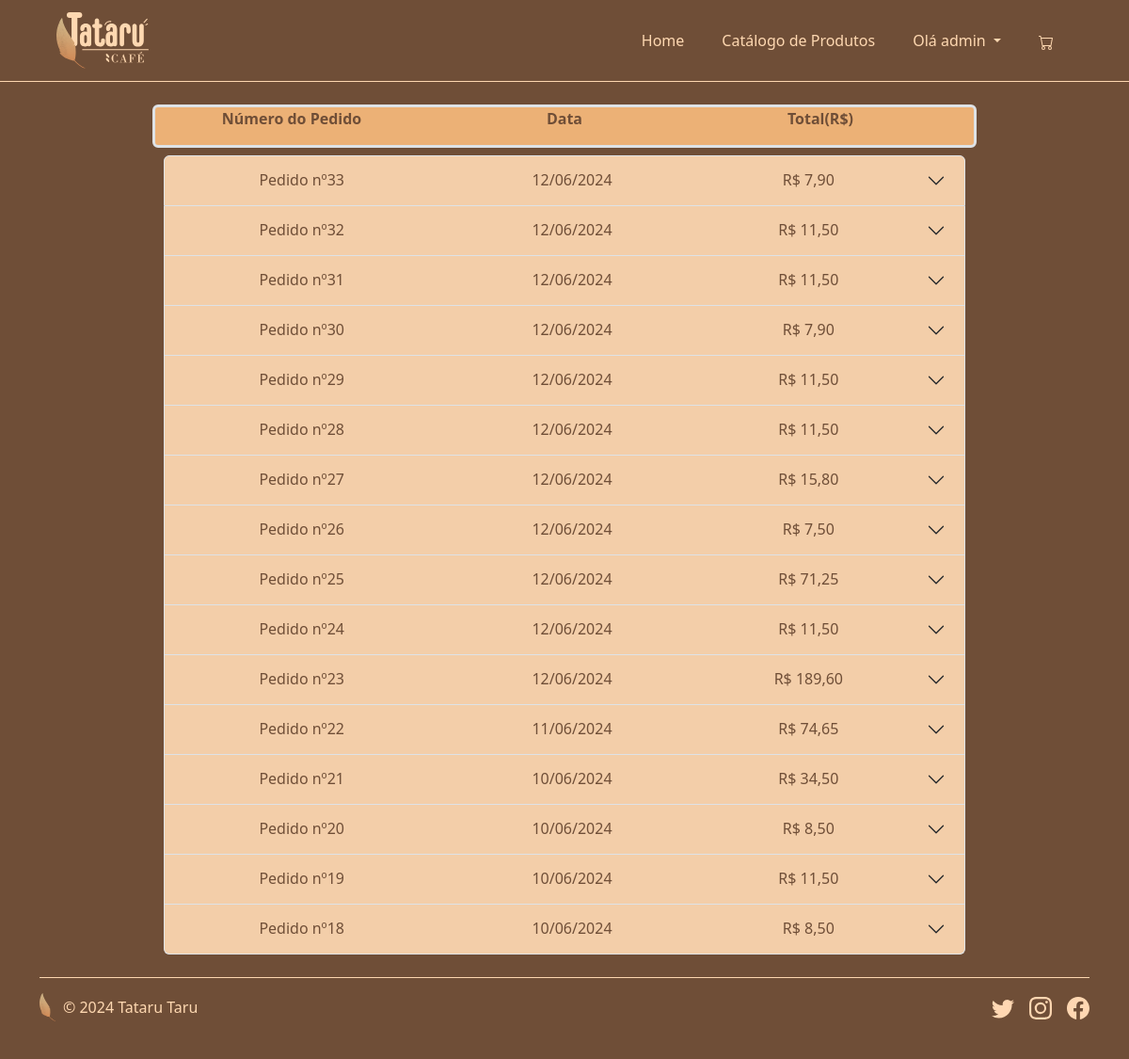
Screenshot of /lista-pedidos.php (signed in) with the database file from the repository.
### tables this page shows
CREATE TABLE `pedidos` (
  `id` bigint(20) UNSIGNED NOT NULL,
  `cliente_id` bigint(20) UNSIGNED NOT NULL,
  `data` datetime NOT NULL,
  `total` double NOT NULL,
  `apagado` tinyint(1) NOT NULL
);

### lista-pedidos.php (the view, shortened to what this page needs)
<!DOCTYPE html>
<html lang="en">
<head>
    <link href="https://cdn.jsdelivr.net/npm/bootstrap@5.3.3/dist/css/bootstrap.min.css" rel="stylesheet">
    <link rel="stylesheet" href="css/style.css">
</head>
<body class="body-general">
    <?php
    include 'navbar.php';
    include_once 'conexao.php';
    if(isset($_SESSION['user_id']) && $_SESSION['user_id'] >= 0) {
        $sql = "SELECT id, `data`, total FROM pedidos WHERE cliente_id=$_SESSION[user_id] ORDER BY `data` DESC ";
        $lista_pedidos = $conn->prepare($sql);
        $lista_pedidos->execute();
        $lista_pedidos = $lista_pedidos->fetchAll();
        ?>
        <div class="container text-center w-75 mt-4 px-4" >
                    <div class="row pb-3 row-cols-3 border border-3 rounded align-items-center card-custom" >
                        <div class="col"><strong>Número do Pedido</strong></div>
                        <div class="col"><strong>Data</strong></div>
                        <div class="col pe-5"><strong>Total(R$)</strong></div>
                    </div>
            <div class="accordion mt-2" id="accordion-pedidos">
                <?php
                    foreach($lista_pedidos as $pedido) {?>
                    <div class="accordion-item">
                        <h2 class="accordion-header">
                            <button class="accordion-button collapsed accordion-button-custom" type="button" data-bs-toggle="collapse" data-bs-target="#collapse-<?php echo $pedido['id']?>" aria-expanded="false" aria-controls="collapse-<?php echo $pedido['id']?>">
                                <div class="container text-center">
                                    <div class="row row-col-3">
                                            <div class="col pe-5">Pedido nº<?php echo $pedido['id'] ?></div>
                                            <div class="col"><?php echo date_format(date_create($pedido['data']),"d/m/Y")?></div>
                                            <div class="col">R$ <?php echo number_format($pedido['total'],2,",") ?></div>
                                    </div>
                                </div>
                            </button>
                        </h2>
                    </div>
                <?php }
                ?>
            </div>
        </div>
    <?php } else {
    }
    ?>
    <?php include 'footer.php';?>
</body>
</html>

### css/style.css (style rules this page uses)
:root { --cor-de-fundo: #6F4E37; --cor-de-fundo-escura: #583b26; --cor-de-fundo-clara: #583b26b4; --cor-secundaria: #A67B5B; --cor-terciaria: #ECB176; --cor-terciaria-clara: rgba(236, 177, 118, 0.623); --cor-terciaria-clara-escura: rgba(236, 177, 118, 0.767); --cor-terciaria-clarissima: rgba(236, 177, 118, 0.247); --cor-da-fonte: #FED8B1; --cor-da-fonte-rgb: rgb(254, 216, 177); --cor-da-fonte-clara: rgba(254, 216, 177, 0.712); --cor-border: #aa8663; --cor-btn-bg: #D2649A; --cor-btn-bg-hover:#a1386b; --cor-btn-border: #00000000; --cor-btn-fonte: #ffffff; }
.body-general { background-color: var(--cor-de-fundo); color: var(--cor-da-fonte); }
.card-custom { background-color: var(--cor-terciaria); border: 1px, solid, var(--cor-border); color: var(--cor-de-fundo); }
.accordion-button-custom { --bs-accordion-btn-bg: var(--cor-terciaria-clara); --bs-accordion-btn-color: var(--cor-de-fundo); --bs-accordion-active-bg: var(--cor-terciaria-clara-escura); --bs-accordion-active-color: var(--cor-de-fundo); }

### rows the page displays
pedidos: id "33", data "12/06/2024", total "7,90"
pedidos: id "32", data "12/06/2024", total "11,50"
pedidos: id "31", data "12/06/2024", total "11,50"
pedidos: id "30", data "12/06/2024", total "7,90"
pedidos: id "29", data "12/06/2024", total "11,50"
pedidos: id "28", data "12/06/2024", total "11,50"
pedidos: id "27", data "12/06/2024", total "15,80"
pedidos: id "26", data "12/06/2024", total "7,50"
pedidos: id "25", data "12/06/2024", total "71,25"
pedidos: id "24", data "12/06/2024", total "11,50"
pedidos: id "23", data "12/06/2024", total "189,60"
pedidos: id "22", data "11/06/2024", total "74,65"
pedidos: id "21", data "10/06/2024", total "34,50"
pedidos: id "20", data "10/06/2024", total "8,50"
pedidos: id "19", data "10/06/2024", total "11,50"
pedidos: id "18", data "10/06/2024", total "8,50"

### other values shown
$_SESSION['user_name'] "admin"
